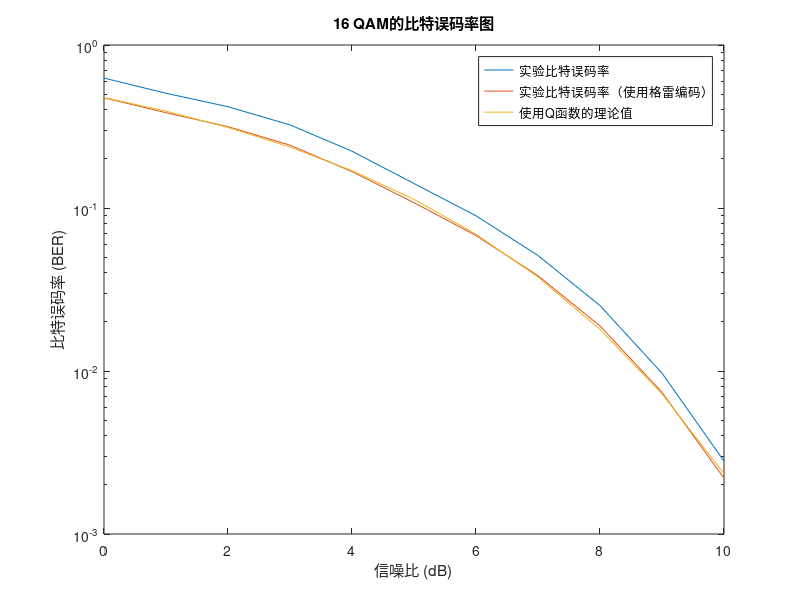

MATLAB code to generate this figure:
% 首先清除所有现有的数据。
clc;  % 清除命令窗口
clear all;  % 清除工作空间
close all;  % 关闭所有其他可操作的窗口
 
% 生成16 QAM星座图作为复数
b = 4; % 每个符号中的比特数（它是偶数）
M = 2^b; % 星座中的点数 = 2^4 = 16
% 因为我们有一个4×4的星座图，它是对称的，我们可以简单地选择
% 点 -3, -1, 1, 3 。
x1 = -(b-1):2:(b-1); % 由于我们有b个符号，b/2位于0的左侧，b/2位于0的右侧。
constellation = x1 + 1i*x1.';  % 将实部和虚部相加
k = double(1.0)/double(sqrt(10)); % 正规化因子
constellation = k * constellation; % 正规化星座图，使其功率为单位。
 
% 为非格雷编码在星座图中的映射（二进制到十进制按位置映射）
% 在二进制                          在十进制
% 0011 0111 1011 1111      |    3  7  11  15
% 0010 0110 1010 1110      |    2  6  10  14
% 0001 0101 1001 1101      |    1  5  9   13
% 0000 0100 1000 1100      |    0  4  8   12
 
% 为格雷编码在星座图中的映射
% 在二进制                          在十进制
% 0010 0110 1110 1010      |    2  6  14  10
% 0011 0111 1111 1011      |    3  7  15  11
% 0001 0101 1101 1001      |    1  5  13  9
% 0000 0100 1100 1000      |    0  4  12  8
 
% 因此我们使用数组来映射它们
gre = [0 1 3 2 4 5 7 6 12 13 15 14 8 9 11 10]; % 用于映射非格雷编码和格雷编码星座点
 
ninputs = 10000; % 表示用于仿真使用的符号数量。
input = zeros(1, ninputs);
for k = 1:ninputs % 循环生成4比特随机输入
    input(k) = randi([0, (2^4-1)]); % 随机生成一个4比特数，范围从0到15（包括0和15）。
end
binc = constellation(input(:) + 1); % 将具有非格雷编码的星座符号
input_gray = gre(input(:) + 1); % 获取与相同星座输入相对应的格雷编码输入。
 
snr = 0:1:10; % 改变信噪比从0到10dB。
% 我们假设输入信号是所有输入c中的点。
decisions_bin = zeros(1, ninputs);
number_snrs = length(snr); % 需要检查的信噪比值的数量
Ber1 = zeros(number_snrs, 1); % 估计每个信噪比下的比特误码率，并将其累加到估计中
Ber2 = zeros(number_snrs, 1); % 估计每个信噪比下的比特误码率，并将其累加到估计中
 
% 仿真的开始。
for k = 1:number_snrs % 信噪比循环
    snr_now = snr(k); % 当前测试的信噪比。
    ebno = 10^(snr_now / 10); % 将信噪比从dB转换为十进制单位。
    sigma = sqrt(1 / ebno); % 对应的噪声方差。
    % 向我们的符号添加2D高斯噪声。
    receivedbin = binc + (sigma * randn(ninputs, 1) + 1i * sigma * randn(ninputs, 1)) / sqrt(10); % 添加复数白高斯噪声到输入信号，并适当缩放。
    decisions = zeros(ninputs, 1); % 初始化决策变量，与所有n个符号对应。
    for n = 1:ninputs
        distancesbin = abs(receivedbin(n) - constellation); % 计算每个信号点与星座图中每个点的距离。
        [min_dist_bin, decisions_bin(n)] = min(distancesbin(:)); % 最小距离的星座点即为信号。
    end
    
    decisions_gray = gre(decisions_bin); % 将解码信号映射回格雷编码输入，以比较格雷编码的错误。
    % decisions_bin是索引值，它们对应于某个
    % decisions_gray值。
    decisions_bin = decisions_bin - 1; % 使其范围从0到15。
    
    % 计算比特误码率
    num = zeros(1, ninputs); % 为了加快代码执行速度
    for s = 1:length(input)
        d_bin = de2bi(decisions_bin(s), 4); % 获取零填充的4比特二进制字符串，便于比较。
        i_bin = de2bi(input(s), 4);  % 获取零填充的4比特二进制字符串，便于比较。
        biterror = 0;   % 计数每个比特的错误
        for t = 1:4
            if d_bin(t) ~= i_bin(t)
                biterror = biterror + 1;  % 添加每个错误决定的比特。
            end
            num(s) = biterror; % 存储每个单词的总比特错误
        end
    end
    error = num; % 获取非格雷编码信号的比特错误数组。
    
    for s = 1:length(input_gray)
        d_bin = de2bi(decisions_gray(s), 4); % 获取零填充的4比特二进制字符串，便于比较。
        i_bin = de2bi(input_gray(s), 4);  % 获取零填充的4比特二进制字符串，便于比较。
        biterror = 0;   % 计数每个比特的错误
        for t = 1:4
            if d_bin(t) ~= i_bin(t)
                biterror = biterror + 1;  % 添加每个错误决定的比特。
            end
            num(s) = biterror; % 存储每个单词的总比特错误
        end
    end
    error_gray = num; % 获取格雷编码信号的比特错误数组。
    
    Ber1(k) = Ber1(k) + sum(error) / ninputs; % 给出比特误码率。
    Ber2(k) = Ber2(k) + sum(error_gray) / ninputs; % 给出比特误码率。
end
 
% 绘制比特误码率（BER）图。
figure;
semilogy(snr, Ber1); % 绘制信噪比与比特误码率的关系。
hold on; % 在同一图中添加更多数据
semilogy(snr, Ber2); % 绘制信噪比与比特误码率的关系。
hold on;
% 由于对于16 QAM平均邻居数量为3，我们乘以Q函数的3倍
semilogy(snr, 3 * qfunc(sqrt((10.^(snr/10))))); % 使用Q函数绘制理论比特误码率。
legend("实验比特误码率", "实验比特误码率（使用格雷编码）", "使用Q函数的理论值"); % 添加图例
xlabel("信噪比 (dB)"); % 添加信噪比标签到x轴
ylabel("比特误码率 (BER)"); % 添加比特误码率标签到y轴。这是每符号的BER。
title("16 QAM的比特误码率图");
 
 
 
